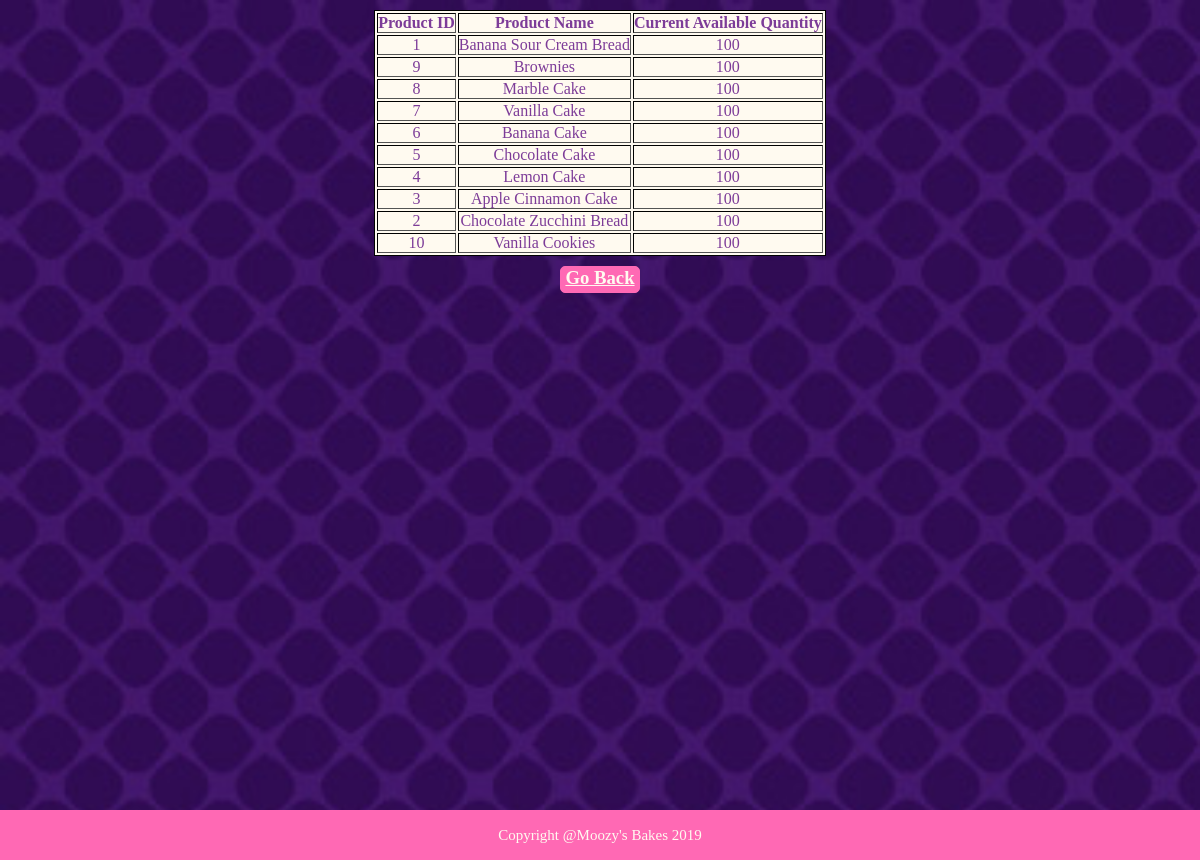
Page /Moozys_Bakes/admin/product_monitoring.php on the committed database.
### tables this page shows
create table Product
(
	ID int unsigned not null,
    QuantityAvailable smallint not null,
    foreign key(ID) references Deliverable(ID) on update cascade on delete cascade
);

create table Deliverable
(
	ID int unsigned not null unique,
    Name varchar(255) not null,
    Price float unsigned not null,
    primary key(ID)
);

### Moozys_Bakes/admin/product_monitoring.php (the view, shortened to what this page needs)
<!DOCTYPE html>
<html>
<head>
<link rel="stylesheet" type="text/css" href="style.css">
</head>
<body>
	<?php
    	$moozysbakes = mysqli_connect('localhost', 'root', '', 'moozysbakes');
    	$getProducts = "SELECT Product.ID, Deliverable.Name, Product.QuantityAvailable FROM Product, Deliverable WHERE Product.ID = Deliverable.ID ORDER BY Product.QuantityAvailable ASC";
    	$result = mysqli_query($moozysbakes, $getProducts);
       	echo "<table border='1'>
                 <tr>
                 <th>Product ID</th>
                 <th>Product Name</th>
                 <th>Current Available Quantity</th>
                 </tr>";
        while($row = mysqli_fetch_assoc($result))
        {
           echo "<tr>";
           echo "<td>" . $row['ID'] . "</td>";
           echo "<td>" . $row['Name'] . "</td>";
           echo "<td>" . $row['QuantityAvailable'] . "</td>";
           echo "</tr>";
        }
        echo "</table>";
	?>
	<div id="goback">
		<h3><a id="backlink" href="index.html">Go Back</a></h3>
	</div>
	<div id="footer">
		<p>Copyright @Moozy's Bakes 2019</p>
	</div>
</body>
</html>

### Moozys_Bakes/admin/style.css (style rules this page uses)
* { margin: 0px; padding: 0px; }
html { height: 100%; }
body { min-height: 100%; position: relative; background-image: url("../resources/background.jpg"); background-repeat: repeat-y; background-size: cover; padding-bottom: 50px; font: "Bookman"; }
div { margin: 0 auto; }
#footer { text-align: center; vertical-align: middle; line-height: 50px; background-color: #FF69B4; color: #FFFAF0; font-size: 15px; position: absolute; left: 0; right: 0; bottom: 0; width: 100%; height: 50px; }

### Moozys_Bakes/admin/product_monitoring.php (style rules this page uses)
table { margin: 10px auto 0px; background-color: #FFFAF0; color: #7D3C98; border: 1px solid black; }
td { text-align: center; }
#goback { width: 78.75px; height: 25px; background-color: #FF69B4; color: #FFFAF0; margin: 10px auto 0px; border-radius: 5px 5px 5px 5px; border: 1px solid #FF69B4; text-align: center; }
#backlink { color: #FFFAF0; }

### rows in the picture
product: ID "1", ID.Name "Banana Sour Cream Bread", QuantityAvailable "100"
product: ID "9", ID.Name "Brownies", QuantityAvailable "100"
product: ID "8", ID.Name "Marble Cake", QuantityAvailable "100"
product: ID "7", ID.Name "Vanilla Cake", QuantityAvailable "100"
product: ID "6", ID.Name "Banana Cake", QuantityAvailable "100"
product: ID "5", ID.Name "Chocolate Cake", QuantityAvailable "100"
product: ID "4", ID.Name "Lemon Cake", QuantityAvailable "100"
product: ID "3", ID.Name "Apple Cinnamon Cake", QuantityAvailable "100"
product: ID "2", ID.Name "Chocolate Zucchini Bread", QuantityAvailable "100"
product: ID "10", ID.Name "Vanilla Cookies", QuantityAvailable "100"
